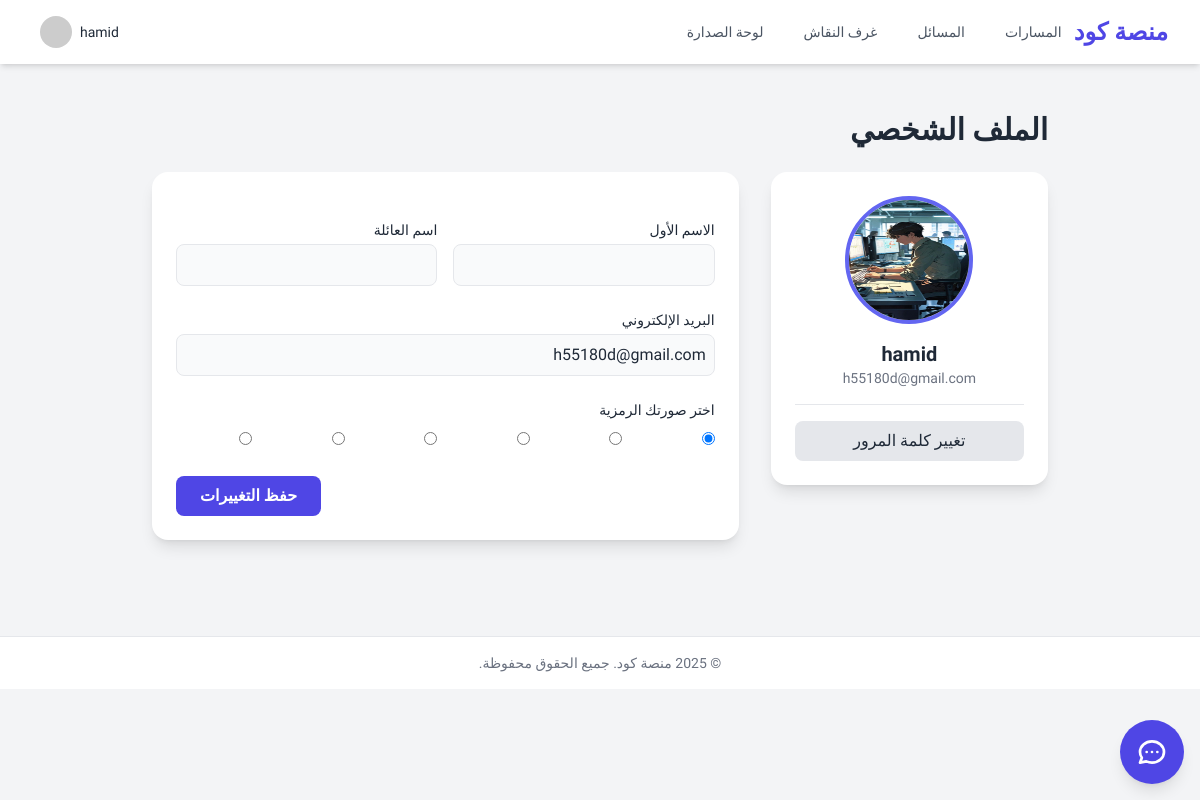
The app's page /accounts/profile/ (signed in) with its own data.
### accounts/models.py (models this page shows, shortened)
class CustomUser(AbstractUser):
    AVATAR_CHOICES = (
        ('m1', 'ذكر 1'), ('m2', 'ذكر 2'), ('m3', 'ذكر 3'),
        ('f1', 'أنثى 1'), ('f2', 'أنثى 2'), ('f3', 'أنثى 3'),
    )
    avatar = models.CharField(
        "الصورة الرمزية",
        max_length=2,
        choices=AVATAR_CHOICES,
        default='m1'
    )
    is_moderator = models.BooleanField(
        "مشرف",
        default=False,
        help_text="يحدد ما إذا كان يمكن للمستخدم الإشراف على المحتوى مثل غرف النقاش."
    )
    academic_year = models.PositiveIntegerField(
        verbose_name="السنة الدراسية",
        validators=[MinValueValidator(1), MaxValueValidator(6)],
        null=True,
        blank=True,
        help_text="السنة الدراسية للطالب (من 1 إلى 6)."
    )
    path = models.CharField(
        verbose_name="المسار المختار",
        max_length=100,
        blank=True,
        help_text="المسار التعليمي المفضل للطالب، مثل (تطوير الويب)."
    )
    score = models.PositiveIntegerField(
        verbose_name="النقاط",
        default=0,
        db_index=True,
        help_text="مجموع النقاط التي حصل عليها المستخدم."
    )
    class Meta:
        ordering = ['-score', 'username']
        verbose_name = "مستخدم"
        verbose_name_plural = "المستخدمون"
    def get_avatar_url(self):
        return static(f'images/avatars/{self.avatar}.jpg')

### accounts/views.py (the view)
# urls.py: path('profile/', ProfileUpdateView.as_view(), name='profile'),
class ProfileUpdateView(LoginRequiredMixin, SuccessMessageMixin, UpdateView):
    model = CustomUser
    form_class = ProfileUpdateForm
    template_name = 'accounts/profile.html'
    success_url = reverse_lazy('accounts:profile')
    success_message = "تم تحديث ملفك الشخصي بنجاح!"
    def get_object(self, queryset=None):
        return self.request.user

### accounts/forms.py (shortened to what this page needs)
class ProfileUpdateForm(forms.ModelForm):
    class Meta:
        model = CustomUser
        fields = ['first_name', 'last_name', 'email', 'avatar']
        widgets = {
            'avatar': forms.RadioSelect,
        }
        labels = {
            'first_name': 'الاسم الأول',
            'last_name': 'اسم العائلة',
            'email': 'البريد الإلكتروني',
            'avatar': 'اختر صورتك الرمزية',
        }

### dashboard/templatetags/markdown_extras.py (called while the page is built)
@register.filter(name='markdownify') # استخدام name='markdownify' هو ممارسة جيدة
@stringfilter
def markdownify(value):
    extensions = [
        'fenced_code',  # لتفعيل كتل الكود باستخدام ```
        'codehilite',   # لتفعيل تلوين الصيغة داخل كتل الكود
        LinkTargetExtension(), # تفعيل الامتداد المخصص الذي أنشأناه
    ]
    html = markdown.markdown(value, extensions=extensions)
    return mark_safe(html)

    def extendMarkdown(self, md):
        md.treeprocessors.register(LinkTargetProcessor(md), 'link_target', 15)

    def run(self, root):
        for element in root.iter("a"):
            element.set("target", "_blank")
            element.set("rel", "noopener noreferrer")
        return root

### accounts/templates/accounts/profile.html (shortened to what this page needs)
{% extends 'base.html' %}
{% load widget_tweaks %}
{% block content %}
<div class="max-w-4xl mx-auto">
    <h1 class="text-3xl font-bold mb-6">الملف الشخصي</h1>
    <div class="grid grid-cols-1 md:grid-cols-3 gap-8">
        <div class="md:col-span-1">
            <div class="bg-white dark:bg-gray-800 p-6 rounded-2xl shadow-lg text-center">
                <img class="w-32 h-32 rounded-full mx-auto mb-4 border-4 border-indigo-500" src="{{ user.get_avatar_url }}" alt="الصورة الرمزية">
                <h2 class="text-xl font-bold">{{ user.get_full_name|default:user.username }}</h2>
                <p class="text-sm text-gray-500">{{ user.email }}</p>
                <hr class="my-4 dark:border-gray-600">
                <a href="{% url 'password_change' %}" class="w-full block text-center py-2 px-4 bg-gray-200 dark:bg-gray-700 rounded-lg hover:bg-gray-300 dark:hover:bg-gray-600 transition-colors">
                    تغيير كلمة المرور
                </a>
            </div>
        </div>
        <div class="md:col-span-2">
            <form method="post" class="bg-white dark:bg-gray-800 p-6 rounded-2xl shadow-lg space-y-6">
                <div class="grid grid-cols-1 sm:grid-cols-2 gap-4">
                    <div>
                        <label class="block text-sm font-medium mb-1">{{ form.first_name.label }}</label>
                        {% render_field form.first_name class="w-full p-2 border rounded-lg bg-gray-50 dark:bg-gray-700 dark:border-gray-600" %}
                    </div>
                    <div>
                        <label class="block text-sm font-medium mb-1">{{ form.last_name.label }}</label>
                        {% render_field form.last_name class="w-full p-2 border rounded-lg bg-gray-50 dark:bg-gray-700 dark:border-gray-600" %}
                    </div>
                </div>
                <div>
                    <label class="block text-sm font-medium mb-1">{{ form.email.label }}</label>
                    {% render_field form.email class="w-full p-2 border rounded-lg bg-gray-50 dark:bg-gray-700 dark:border-gray-600" %}
                </div>
                <div>
                    <label class="block text-sm font-medium mb-2">{{ form.avatar.label }}</label>
                    <div class="grid grid-cols-3 sm:grid-cols-6 gap-4">
                        {% for choice in form.avatar %}
                        <label class="cursor-pointer">
                            {{ choice.tag }}
                        </label>
                        {% endfor %}
                    </div>
                </div>
                <div class="flex justify-end">
                    <button type="submit" class="bg-indigo-600 text-white font-bold py-2 px-6 rounded-lg hover:bg-indigo-700">
                        حفظ التغييرات
                    </button>
                </div>
            </form>
        </div>
    </div>
</div>
{% endblock %}

### templates/base.html (shortened to what this page needs)
{% load static %}
<!DOCTYPE html>
<html lang="ar" dir="rtl" class="scroll-smooth">
<head>
    <link rel="stylesheet" href="https://cdnjs.cloudflare.com/ajax/libs/codemirror/5.65.15/codemirror.min.css">
    <link rel="stylesheet" href="https://cdnjs.cloudflare.com/ajax/libs/codemirror/5.65.15/theme/dracula.min.css">
    <link rel="stylesheet" href="https://cdnjs.cloudflare.com/ajax/libs/highlight.js/11.9.0/styles/atom-one-dark.min.css">
    <script src="https://cdn.tailwindcss.com"></script>
</head>
<body class="bg-gray-100 dark:bg-gray-900 text-gray-800 dark:text-gray-200 antialiased">
    <header x-data="{ mobileMenuOpen: false }" class="bg-white dark:bg-gray-800 shadow-md sticky top-0 z-40">
        <nav class="max-w-7xl mx-auto px-4 sm:px-6 lg:px-8">
            <div class="flex items-center justify-between h-16">
                <div class="flex items-center">
                    <a href="{% url 'home' %}" class="flex-shrink-0 text-2xl font-bold text-indigo-600 dark:text-indigo-400">منصة كود</a>
                    <div class="hidden md:block">
                        <div class="mr-10 rtl:mr-0 rtl:ml-10 flex items-baseline space-x-4 rtl:space-x-reverse">
                            <a href="{% url 'courses:path_list' %}" class="text-gray-600 dark:text-gray-300 hover:bg-gray-200 dark:hover:bg-gray-700 px-3 py-2 rounded-md text-sm font-medium transition-colors">المسارات</a>
                            <a href="{% url 'problems:problem_list' %}" class="text-gray-600 dark:text-gray-300 hover:bg-gray-200 dark:hover:bg-gray-700 px-3 py-2 rounded-md text-sm font-medium transition-colors">المسائل</a>
                            <a href="{% url 'chat:room_list' %}" class="text-gray-600 dark:text-gray-300 hover:bg-gray-200 dark:hover:bg-gray-700 px-3 py-2 rounded-md text-sm font-medium transition-colors">غرف النقاش</a>
                            <a href="{% url 'accounts:leaderboard' %}" class="text-gray-600 dark:text-gray-300 hover:bg-gray-200 dark:hover:bg-gray-700 px-3 py-2 rounded-md text-sm font-medium transition-colors">لوحة الصدارة</a>
                        </div>
                    </div>
                </div>
                <div class="hidden md:block">
                    {% if user.is_authenticated %}
                    <div x-data="{ dropdownOpen: false }" class="relative">
                        <button @click="dropdownOpen = !dropdownOpen" class="flex items-center space-x-2 rtl:space-x-reverse p-2 rounded-full hover:bg-gray-200 dark:hover:bg-gray-700 focus:outline-none">
                            <span class="font-medium text-sm">{{ user.username }}</span>
                            <img class="h-8 w-8 rounded-full" src="https://ui-avatars.com/api/?name={{ user.username|urlencode }}&background=indigo&color=white&font-size=0.5" alt="User Avatar">
                        </button>
                    </div>
                    {% endif %}
                </div>
            </div>
        </nav>
    </header>
    <main>
        <div class="max-w-7xl mx-auto py-6 sm:px-6 lg:px-8">
            <div class="px-4 py-6 sm:px-0">
                {% block content %}{% endblock %}
            </div>
        </div>
    </main>
    <footer class="bg-white dark:bg-gray-800 border-t border-gray-200 dark:border-gray-700 mt-12">
        <div class="max-w-7xl mx-auto py-4 px-4 sm:px-6 lg:px-8 text-center text-sm text-gray-500 dark:text-gray-400">
            <p>&copy; {% now "Y" %} منصة كود. جميع الحقوق محفوظة.</p>
        </div>
    </footer>
    {% if user.is_authenticated %}
    <div x-data="aiTutor()" @keydown.escape.window="tutorOpen = false" class="fixed bottom-0 right-0 p-4 z-50 print:hidden">
        <button @click="toggle()" class="bg-indigo-600 text-white w-16 h-16 rounded-full shadow-lg flex items-center justify-center transform hover:scale-110 transition-transform">
        </button>
    </div>
    {% endif %}
</body>
</html>

### templates/base.html (style rules this page uses)
body { font-family: 'Tajawal', sans-serif; }

### records on screen
CustomUser: username "hamid", get_full_name "hamid", email "h55180d@gmail.com"
